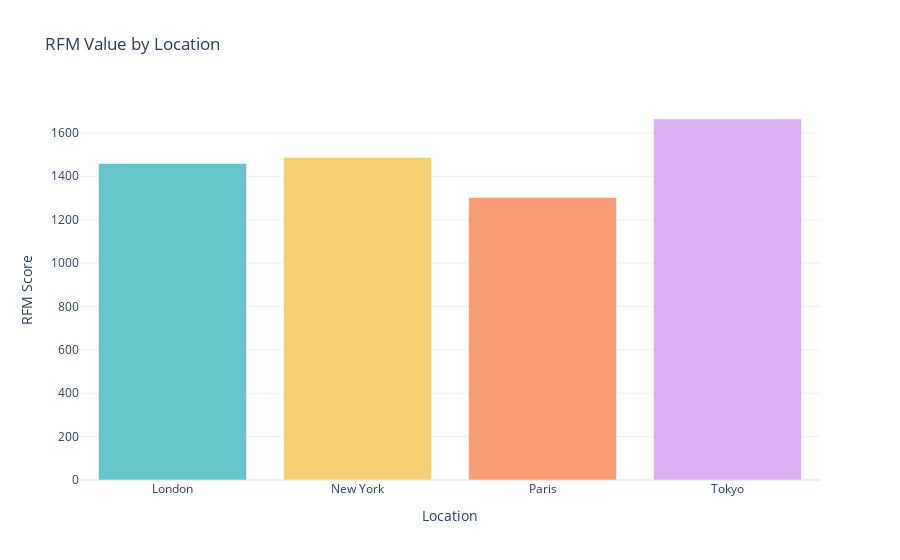

Notebook cell for this chart:
### Code cell
fig = go.Figure(go.Bar(x=Location_RFM_score.Location, y = Location_RFM_score.Total_RFM_score,
                      marker=dict(color=pastel_colors)
                      ))
fig.update_layout(xaxis_title='Location',
                 yaxis_title='RFM Score',
                  title ='RFM Value by Location',
                 showlegend=False)
fig.show()

### Figure 1 — Plotly figure (JSON) as saved in the notebook; plotly's stock layout.template omitted (floating-point values rounded to 4 significant figures)
{"data": [{"marker": {"color": ["rgb(102, 197, 204)", "rgb(246, 207, 113)", "rgb(248, 156, 116)", "rgb(220, 176, 242)", "rgb(135, 197, 95)", "rgb(158, 185, 243)", "rgb(254, 136, 177)", "rgb(201, 219, 116)", "rgb(139, 224, 164)", "rgb(180, 151, 231)", "rgb(179, 179, 179)"]}, "type": "bar", "x": ["London", "New York", "Paris", "Tokyo"], "y": [1459, 1487, 1302, 1664]}], "layout": {"showlegend": false, "title": {"text": "RFM Value by Location"}, "xaxis": {"title": {"text": "Location"}}, "yaxis": {"title": {"text": "RFM Score"}}}}
